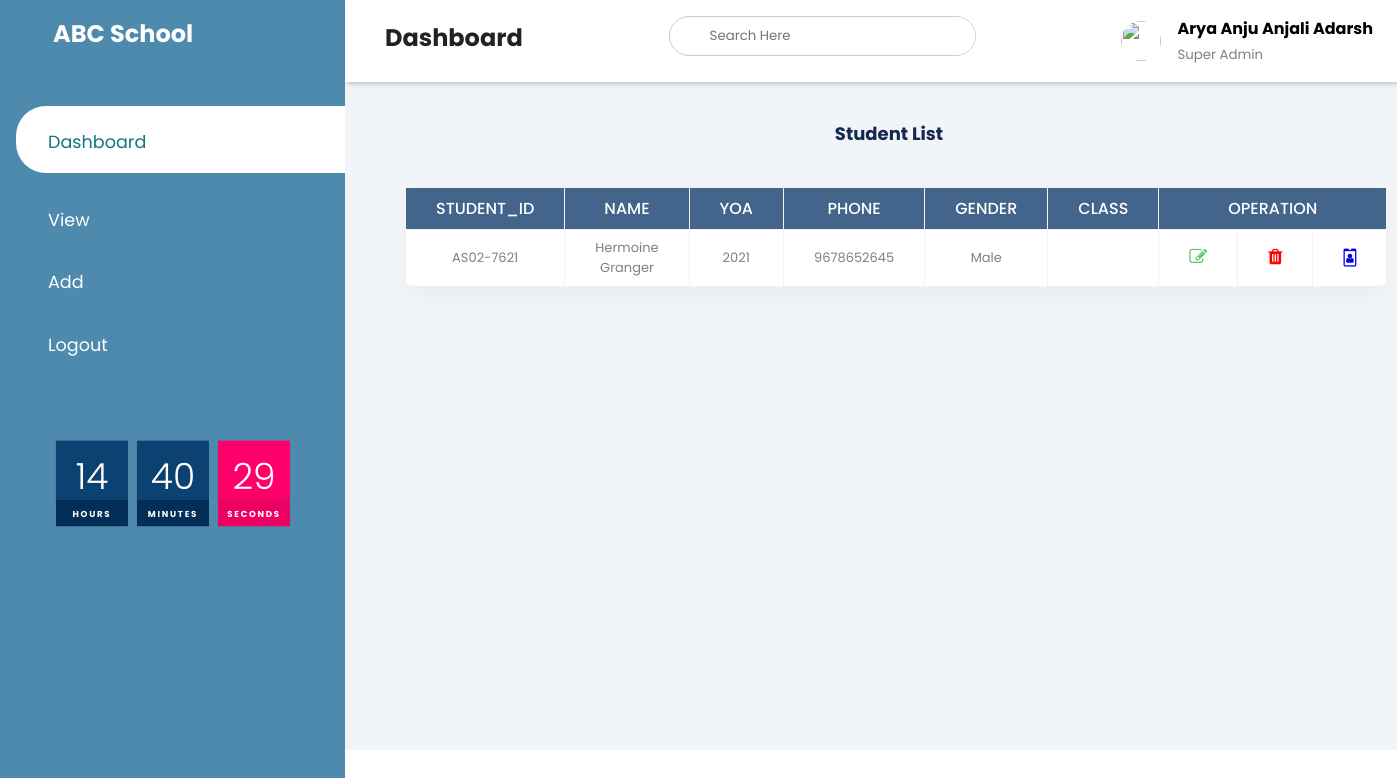
The page /src/viewstudenttable2.php on the database as committed earlier.
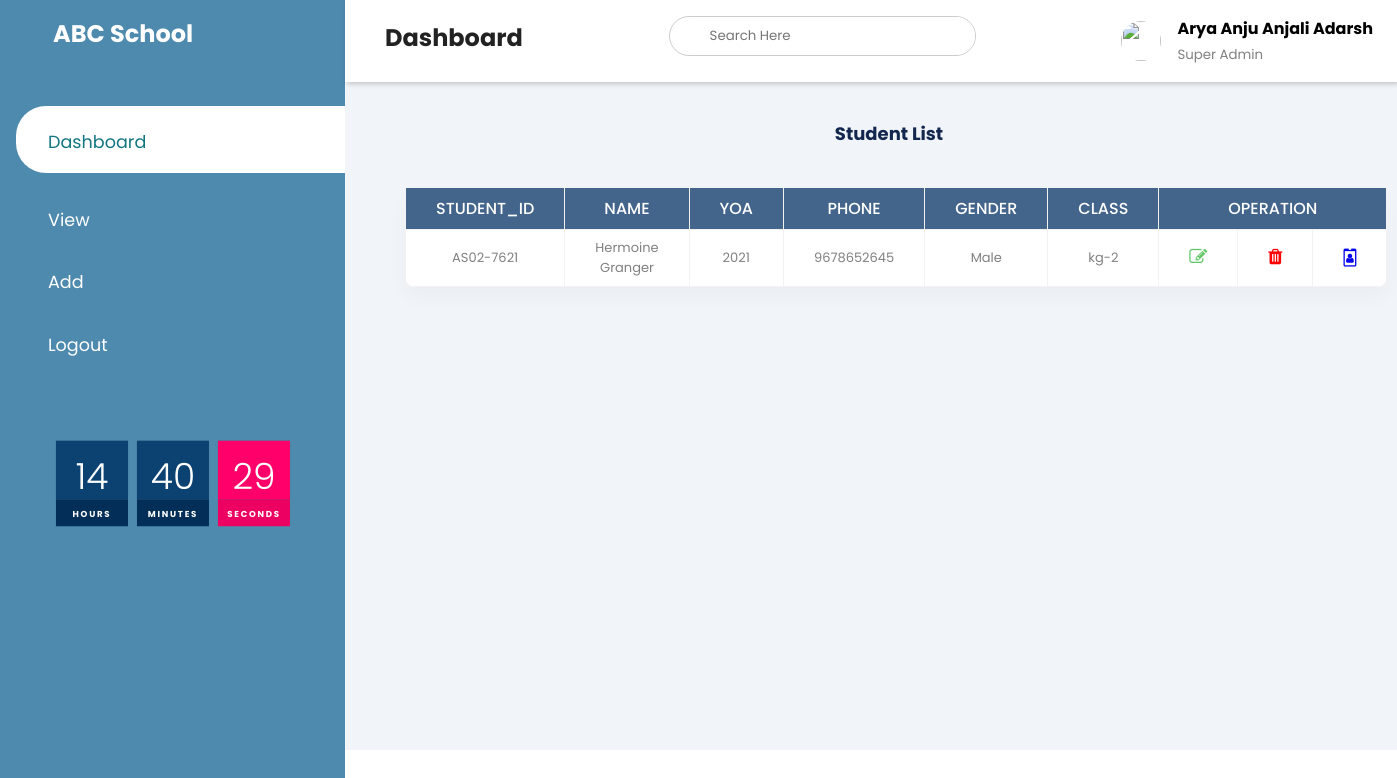
The same page on the database as committed later.
### src/viewstudenttable2.php (the view, shortened to what this page needs)
<!DOCTYPE html>
<html>
<head>
      <?php include 'tablelinks.php';?>
      <?php include 'tablestyles.php';?>
      <link rel="stylesheet" href="https://maxst.icons8.com/vue-static/landings/line-awesome/line-awesome/1.3.0/css/line-awesome.min.css">
      <link rel="stylesheet" href="../viewstudent.css">
</head>
<body>
  <div class="sidebar">
    <div class="sidebar-brand">
      <h2><span class="lab la-accusoft"></span> ABC School</h2>
    </div>
    <div class="sidebar-menu">
      <ul>
        <li>
          <a href="../panel.php" class="active"><span class="las la-school"></span>
            <span>Dashboard</span></a>
        </li>
        <li>
          <a href="chooseclass.php"><span class="las la-user-graduate"></span>
            <span>View</span></a>
        </li>
        <li>
          <a href="addstudent.php"><span class="las la-graduation-cap"></span>
            <span>Add</span></a>
        </li>
        <li>
          <a href="../index.php"><span class="las la-user-minus"></span>
            <span>Logout</span></a>
        </li>
        <li>
           <div id="clock">
             <div id="time">
               <div>
                 <span id="hour">00</span>
                 <span>hours</span>
               </div>
               <div>
                 <span id="minute">00</span>
                 <span>minutes</span>
               </div>
               <div>
                 <span id="second">00</span>
                 <span>seconds</span>
               </div>
             </div>
           </div>
        </li>
      </ul>
    </div>
  </div>
  <div class="main-content">
     <header>
       <h2>
         <label for="">
           <span class="las la-bars"></span>
         </label>
         Dashboard
       </h2>
       <form class="search" action="../search.php" method="post" >
       <div class="search-wrapper">
       <input type="text" name="valueToSearch" placeholder="Search Here"required/></br>
        </div>
      </form>
       <div class="user-wrapper">
         <img src="https://img.icons8.com/pastel-glyph/64/000000/user-male--v1.png" width="40px" height="40px"/>
         <div>
           <h4>Arya Anju Anjali Adarsh</h4>
           <small>Super Admin</small>
         </div>
       </div>
     </header>
     <main>
       <div class="main-div">
       <h1 class="student_list">Student List</h1>
           <table>
             <thead>
               <tr>
                 <th>student_id</th>
                 <th>name</th>
                 <th>YOA</th>
                 <th>Phone</th>
                 <th>gender</th>
                 <th>class</th>
                 <th colspan="3">operation</th>
               </tr>
               <tbody>
                 <?php
                 include 'auth.php';
                 $selectquery =" select * from `kg-2` ORDER BY name ASC";
                 $query = mysqli_query($conn,$selectquery);
                   while($res=mysqli_fetch_array($query))
                   {?>
                     <tr>
                         <td><?php echo $res['student_id']; ?></td>
                         <td><?php echo $res['name'];?> <?php echo $res['last_name'];?></td>
                         <td><?php echo $res['yoa'];?></td>
                         <td><?php echo $res['parent'];?></td>
                         <td><?php echo $res['gender'];?></td>
                         <td><?php echo $res['class'];?></td>
                         <td><a href="editstudent2.php?id=<?php echo $res['id']; ?>"<i class="fa fa-edit" aria-hidden="true"></i></td>
                           <td><a href="deletestudent2.php?id=<?php echo $res['id']; ?>"<i class="fa fa-trash" aria-hidden="true"></i></td>
                         <td><a href="student2.php?id=<?php echo $res['id']; ?>"><i class="fa fa-id-badge" aria-hidden="true"></i></td>
                         </tr>
                 <?php
                   }
                 ?>
               </tbody>
             </thead>
                 </table>
       </div>
     </div>
</body>
</html>

Rows that differ between the two databases and show on the page:
changed kg-2 "AS02-7621": class (not shown) → "kg-2"
